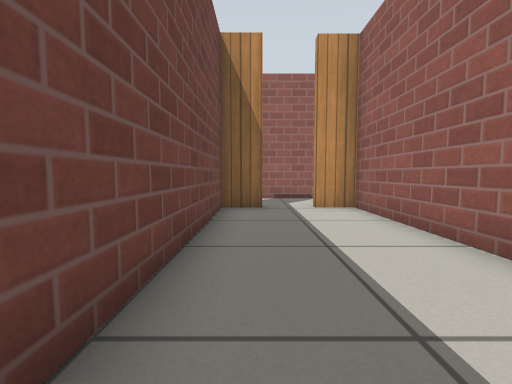
View 1 (above)

18 first-person views from a walk through a world built for the Gazebo simulator. The camera is 0.5 m above the floor, tilts 4° down and sees 90° across. The floor is counted in squares, 0.5 m on a side. Each view is taken from the middle of a square. On the plan, view 1 faces up. The plan holds only what a view shows up to about 11 squares ahead; the rest is blank. Simple patterns stand in for the simulator's built-in surfaces.

View 2
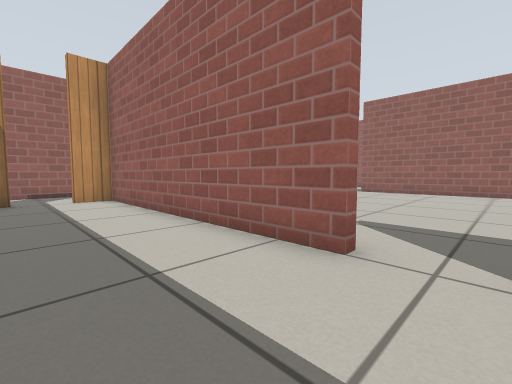

View 3
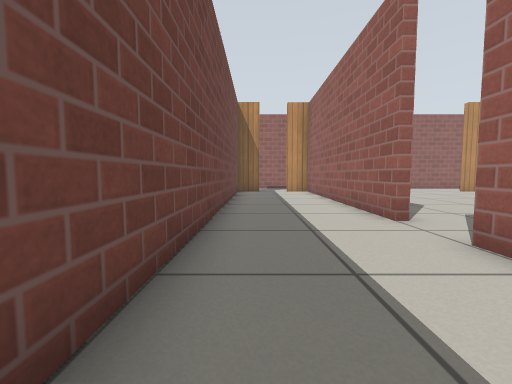

View 4
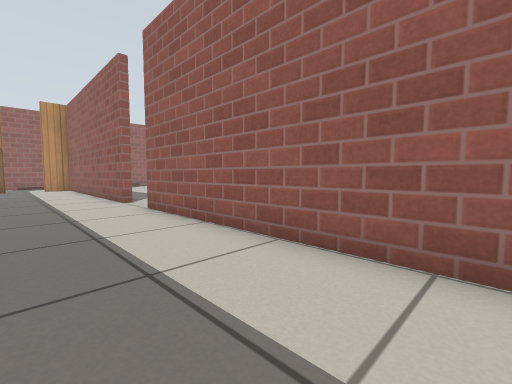

View 5
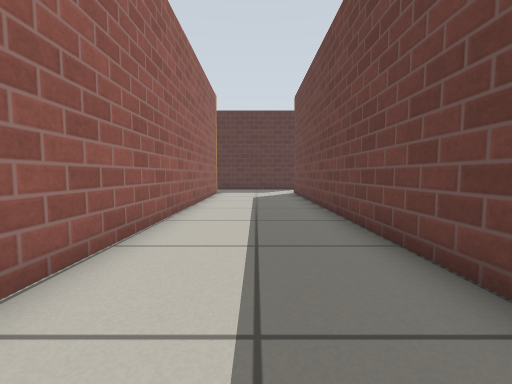

View 6
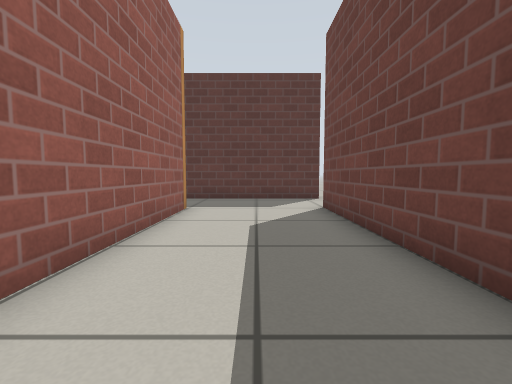

View 7
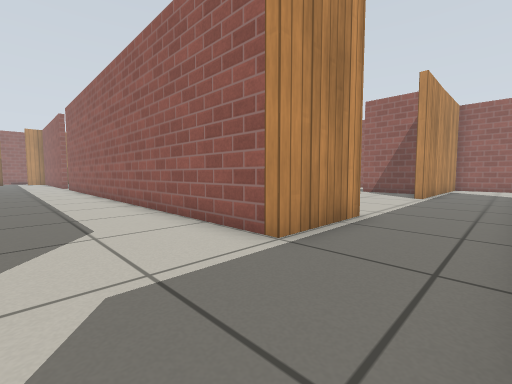

View 8
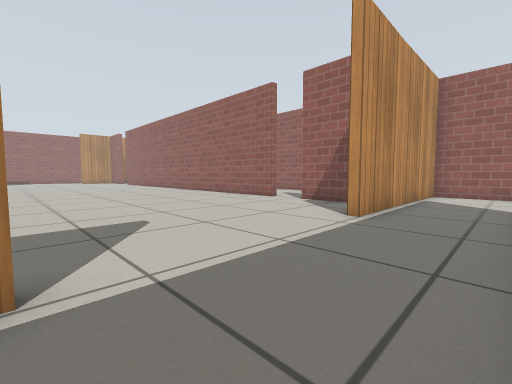

View 9
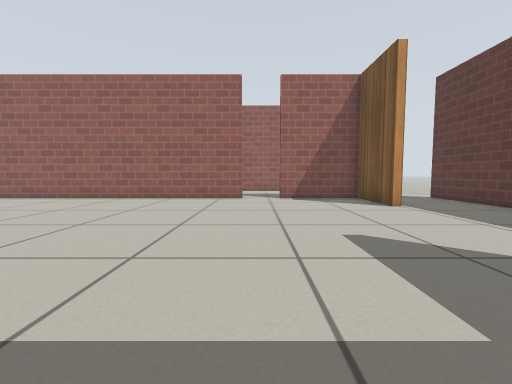

View 10
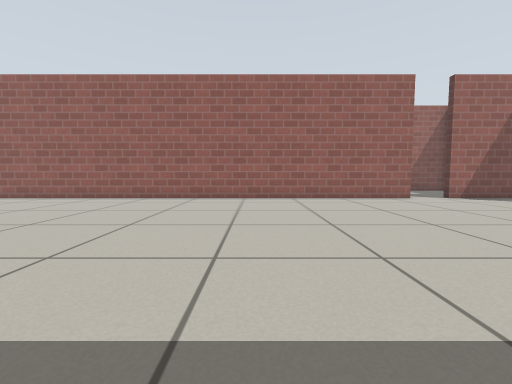

View 11
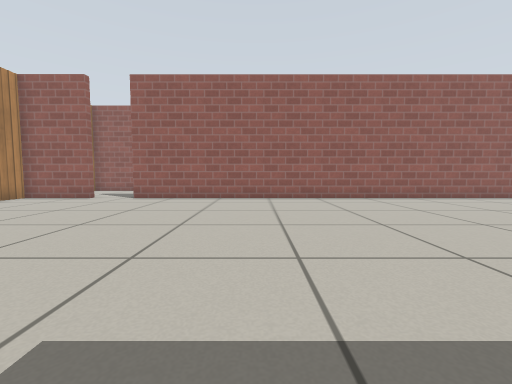

View 12
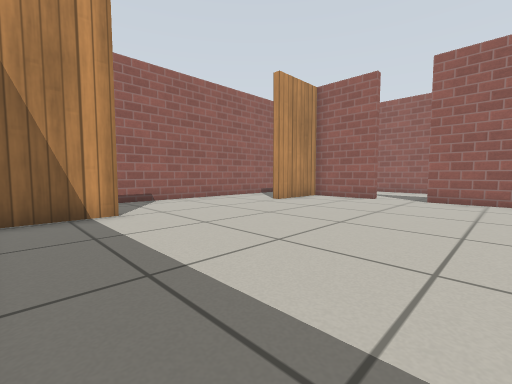

View 13
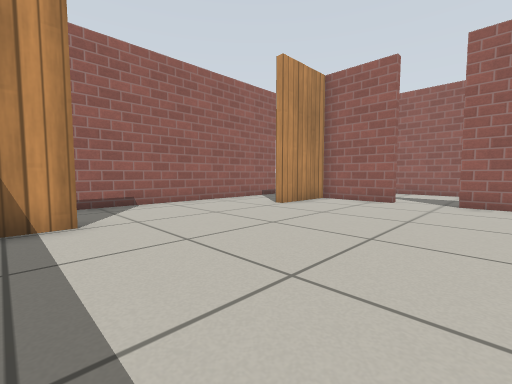

View 14
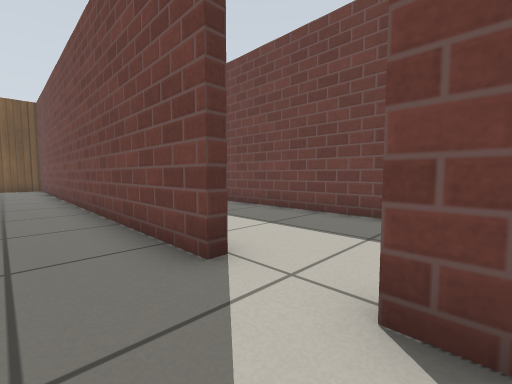

View 15
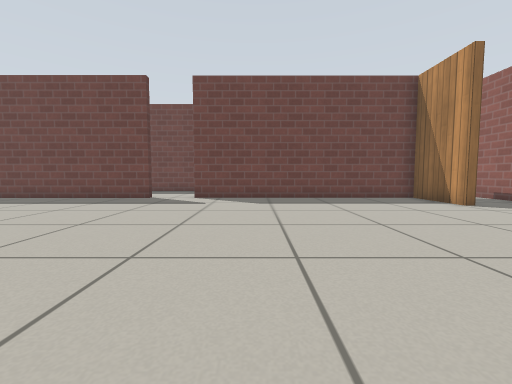

View 16
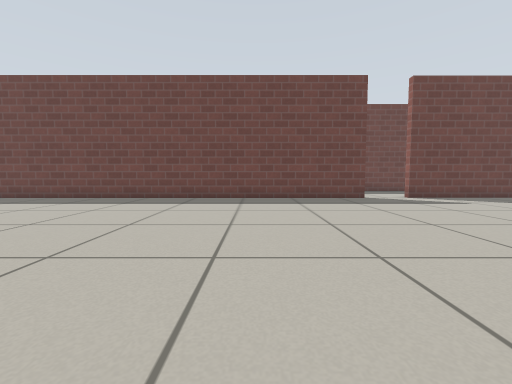

View 17
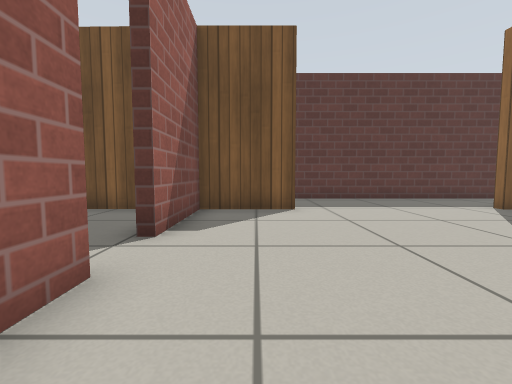

View 18
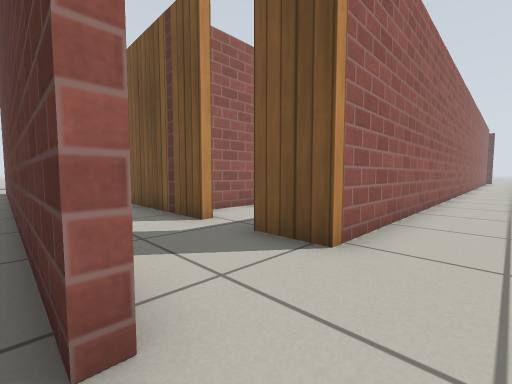

### Floor plan
Points are (right, up) in squares from view 1. A wall is a line through its corners. A room is listed if a view was taken in it or the views show most of it. See-through windows are left out.
Room 1 (views 1, 2, 3, 4, 5, 6, 7, 8)
walls: (6.1, -20.5) (3, -20.5) (3, -3.4); (-1.6, -23.5) (15, -23.5); (3, -1.6) (3, 7.6) (1.8, 7.6); (19.3, -23) (19.3, -20.5) (11.9, -20.5); (0.3, 7.6) (-1, 7.6) (-1, -20.7)
ways out: opening at (1, 8) to room 2; opening at (3, -2.5) to room 2; opening at (9, -20) to room 2; opening at (-1, -22)
Room 2 (views 9, 10, 11, 12, 13, 14, 15, 16, 17)
walls: (3.3, -3.4) (3.3, -18.8); (14.6, 4.9) (14.6, 7.6) (11.9, 7.6) (11.9, 8); (14.6, -15.5) (14.6, 3.1); (6, 7.6) (3.3, 7.6) (3.3, -1.6) (3, -1.6); (1.8, 7.6) (1.8, 7.9) (6, 7.9); (10.4, 10.5) (6.4, 10.5); (11.9, -20.5) (11.9, -20.2) (14.6, -20.2) (14.6, -17); (4.5, 10.5) (0.1, 10.5); (-1.3, 7.9) (0.3, 7.9)
ways out: opening at (1, 8) to room 1; opening at (3, -2.5) to room 1; opening at (9, -20) to room 1; opening at (11.5, 9.5) to room 3; opening at (-0.5, 9.5); opening at (15, -16.5); opening at (15, 4)
Room 3 (view 18)
walls: (12.4, 10.5) (10.4, 10.5); (-1.6, 10.8) (12.4, 10.8)
ways out: opening at (11.5, 9.5) to room 2; opening at (-2.5, 11)

Positions as (right, up) in squares from view 1, and headings:
1: (0, 0), facing up
2: (0, -3), facing up-right
3: (0, -7), facing up
4: (0, -11), facing up-right
5: (1, -7), facing down
6: (1, -13), facing down
7: (0, -23), facing up-right
8: (6, -23), facing up-right
9: (4, -16), facing right
10: (4, -9), facing right
11: (4, -2), facing right
12: (4, 1), facing up-right
13: (5, 2), facing up-right
14: (5, -1), facing down-left
15: (14, 1), facing left
16: (14, -8), facing left
17: (13, -13), facing down
18: (-3, 11), facing down-right
